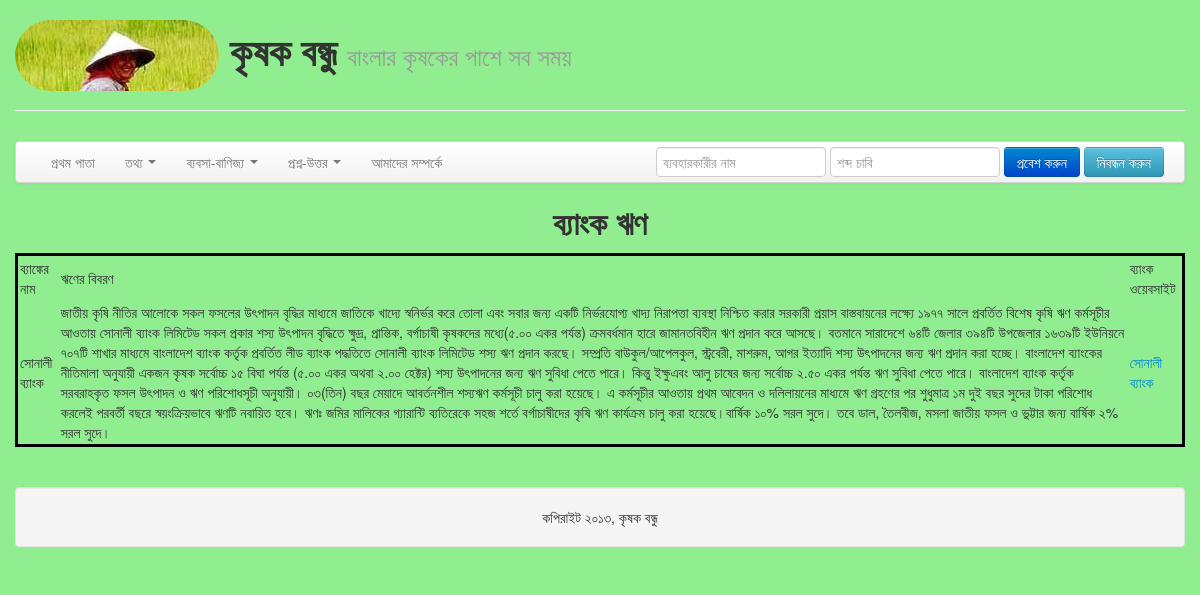
The app's page /index.php/krishifirst/bankloan/8 with its own data.
### tables this page shows
CREATE TABLE IF NOT EXISTS `bank` (
  `bank_id` int(255) NOT NULL AUTO_INCREMENT,
  `bank_name` text NOT NULL,
  `bank_loan` text NOT NULL,
  `bank_website` text NOT NULL,
  PRIMARY KEY (`bank_id`)
);

### application/controllers/krishifirst.php (called while the page is built, shortened)
<?php
class Krishifirst extends CI_Controller{
		public function __construct()
		{
			$this->load->model("dbmodel");
			$this->load->model("models");
			$this->load->helper("url");
			$this->load->helper(array('form', 'url'));
			$this->load->helper('array');
		}
		public function bankloan($bank_id)
		{
			$result=$this->dbmodel->bankloan($bank_id);
			$data['result']=$result;
						$this->load->view('template/header');
						$this->load->view('template/menubar', $this->models->generate_menubar_data());
						$this->load->view('banksingle',$data);
						$this->load->view('template/footer');
		}
}
?>

### index.php (called while the page is built, shortened)
<?php
require_once BASEPATH.'core/CodeIgniter.php';

### application/models/models.php (called while the page is built, shortened)
<?php
class Models extends CI_Model{
		public function get_crop_data(){
			$query = "SELECT DISTINCT(type) FROM crop";
			$result = $this->db->query($query);
			$ret = array();
			foreach( $result->result() as $r ){
				$type = $r->type;
				$query = "SELECT DISTINCT(subtype) FROM crop WHERE type='$type'";
				$result2 = $this->db->query($query);
				foreach( $result2->result() as $r2 ){
					$subtype = $r2->subtype;
					$query = "SELECT id, title FROM crop WHERE type='$type' and subtype='$subtype'";
					$result3 = $this->db->query($query);
					foreach( $result3->result() as $r3 ){
						$ret[$type][$subtype][$r3->title] = base_url() . 'index.php/crop/view/' .$r3->id;
					}
				}
			}
			return $ret;
		}
		public function get_bank_data(){
			$query = "SELECT bank_id, bank_name FROM bank";
			$result = $this->db->query($query);
			$ret = array();
			foreach( $result->result() as $r ){
				$ret[$r->bank_name] = base_url() . 'index.php/krishifirst/bankloan/' . $r->bank_id;
			}
			return $ret;
		}
		public function generate_url(){
			$ret = array();
			$ret['home'] = base_url();
			$ret['about'] = base_url().'index.php/krishifirst/about';
			$ret['login'] = base_url().'index.php/user/login';
			$ret['signup'] = base_url().'index.php/user/sign';
			$ret['logout'] = base_url().'index.php/user/unsetSession';
			$ret['profile'] = base_url().'index.php/user/myProfile';
			$ret['new_question'] = base_url().'index.php/question/questionIn';
			$ret['all_question'] = base_url().'index.php/question/questionShow';
			$ret['new_sell'] = base_url().'index.php/product/sell';
			$ret['list_sell'] = base_url().'index.php/product/showFullSellList';
			$ret['new_buy'] = base_url().'index.php/product/buy';
			$ret['list_buy'] = base_url().'index.php/product/showFullBuyList';
			$ret['market_analysis'] = base_url() . 'index.php/product/marketAnalysis';
			$ret['crop'] = base_url() . 'index.php/crop/listview';
			return $ret;
		}
		public function is_logged_in(){
			return false;
		}
		public function generate_menubar_data(){
			$ret = array();
			$ret['url'] = $this->generate_url();
			$ret['crop'] = $this->get_crop_data();
			$ret['bank'] = $this->get_bank_data();
			$ret['logged_in'] = $this->is_logged_in();
			return $ret;
		}
	}
?>

### application/models/dbmodel.php (called while the page is built, shortened)
<?php
class Dbmodel extends CI_Model{
		public function bankloan($bank_id)
		{
			$query = "select * from bank where bank_id='".$bank_id."' ";
			$result = $this->db->query($query);
			return $result;
		}
}
?>

### application/views/banksingle.php (the view, shortened to what this page needs)
                    <div class="emne">
            				<h2 align="center">ব্যাংক ঋণ</h2>
							<table align="center" cellpadding="2" cellspacing="1" bordercolor="#000000" bgcolor="#000000" >
  							<tr><td>ব্যাঙ্কের নাম</td><td>ঋণের বিবরণ </td><td>ব্যাংক ওয়েবসাইট </td>
    					 			<?php foreach($result->result_array() as $row){?>
                                    <tr><td><?php echo $row['bank_name']?></td>
                                        <td><?php echo $row['bank_loan']?></td>
                                        <td><a href="<?php echo $row['bank_website']?>"/><?php echo $row['bank_name']?></td>
                                        </tr>
                                        <?php } ?>
						</table>
 					<br /><br/>
         			</div>
                  <!DOCTYPE html PUBLIC "-//W3C//DTD XHTML 1.0 Transitional//EN" "http://www.w3.org/TR/xhtml1/DTD/xhtml1-transitional.dtd">
<html xmlns="http://www.w3.org/1999/xhtml">
<head>
</head>
<body>
</body>
</html>

### records on screen
bank: bank_name "সোনালী ব্যাংক", bank_loan "জাতীয় কৃষি নীতির আলোকে সকল ফসলের উৎপাদন বৃদ্ধির মাধ্যমে জাতিকে খাদ্যে স্বনির্ভর করে তোলা এবং সবার জন্য একটি নির্ভরযোগ্য খাদ্য নিরাপত্তা ব্যবস্থা নিশ্চিত করার সরকারী প্রয়াস বাস্তবায়নের লক্ষ্যে ১৯৭৭ সালে প্রবর্তিত বিশেষ কৃষি ঋণ কর্মসূচীর আওতায় সোনালী ব্যাংক লিমিটেড সকল প্রকার শস্য উৎপাদন বৃদ্ধিতে ক্ষুদ্র, প্রান্তিক, বর্গাচাষী কৃষকদের মধ্যে(৫.০০ একর পর্যন্ত) ক্রমবর্ধমান হারে জামানতবিহীন ঋণ প্রদান করে আসছে। বতমানে সারাদেশে ৬৪টি জেলার ৩৯৪টি উপজেলার ১৬৩৯টি ইউনিয়নে ৭০৭টি শাখার মাধ্যমে বাংলাদেশ ব্যাংক কর্তৃক প্রবর্তিত লীড ব্যাংক পদ্ধতিতে সোনালী ব্যাংক লিমিটেড শস্য ঋণ প্রদান করছে। সম্প্রতি বাউকুল/আপেলকুল, স্ট্রবেরী, মাশরুম, আগর ইত্যাদি শস্য উৎপাদনের জন্য ঋণ প্রদান করা হচ্ছে। বাংলাদেশ ব্যাংকের…"
